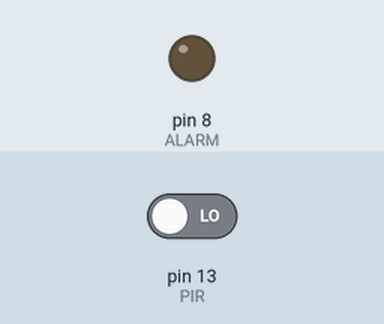
This sketch was run on a simulated Arduino Uno, built with avr-gcc and run on an emulated ATmega328P. On the bench: output pins drawn as LEDs (lit = HIGH). The inputs (shaded band) are chosen by the test bench; at power-on: pin 13 (PIR) LOW.

Above: at 1.2 s.
1.3 s: pin 13 (PIR) driven HIGH
At 1.6 s:
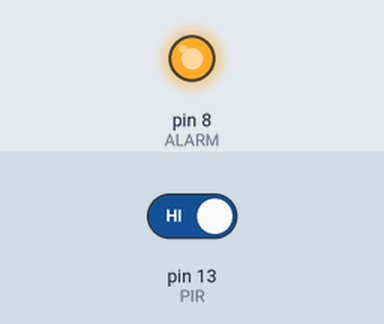
2.8 s: pin 13 (PIR) driven LOW
At 3.9 s:
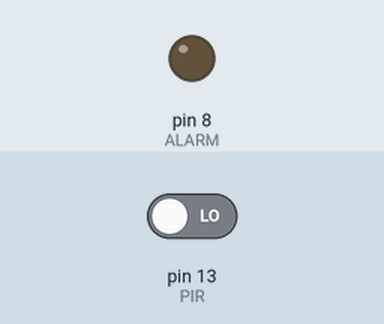
Timing chart, 0 to 5.8 s (numbered marks = the images above; inputs shaded):
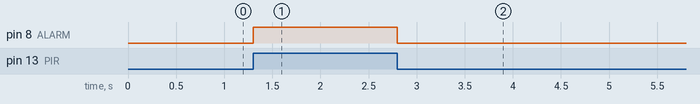

The sketch:

code.ino
```cpp
const int PIR = 13;
const int ALARM = 8;

void setup() {
  pinMode(PIR, INPUT);
  pinMode(ALARM, OUTPUT);
}

void loop() {
  pinMode(PIR, INPUT);
  if (digitalRead(PIR) == HIGH) {
    digitalWrite(ALARM, HIGH);
  }
  else {
    digitalWrite(ALARM, LOW);
  }
}
```

Measured:
- after the input at 1.3 s, pin 8 (ALARM): LOW → HIGH at once
- after the input at 2.8 s, pin 8 (ALARM): HIGH → LOW at once
